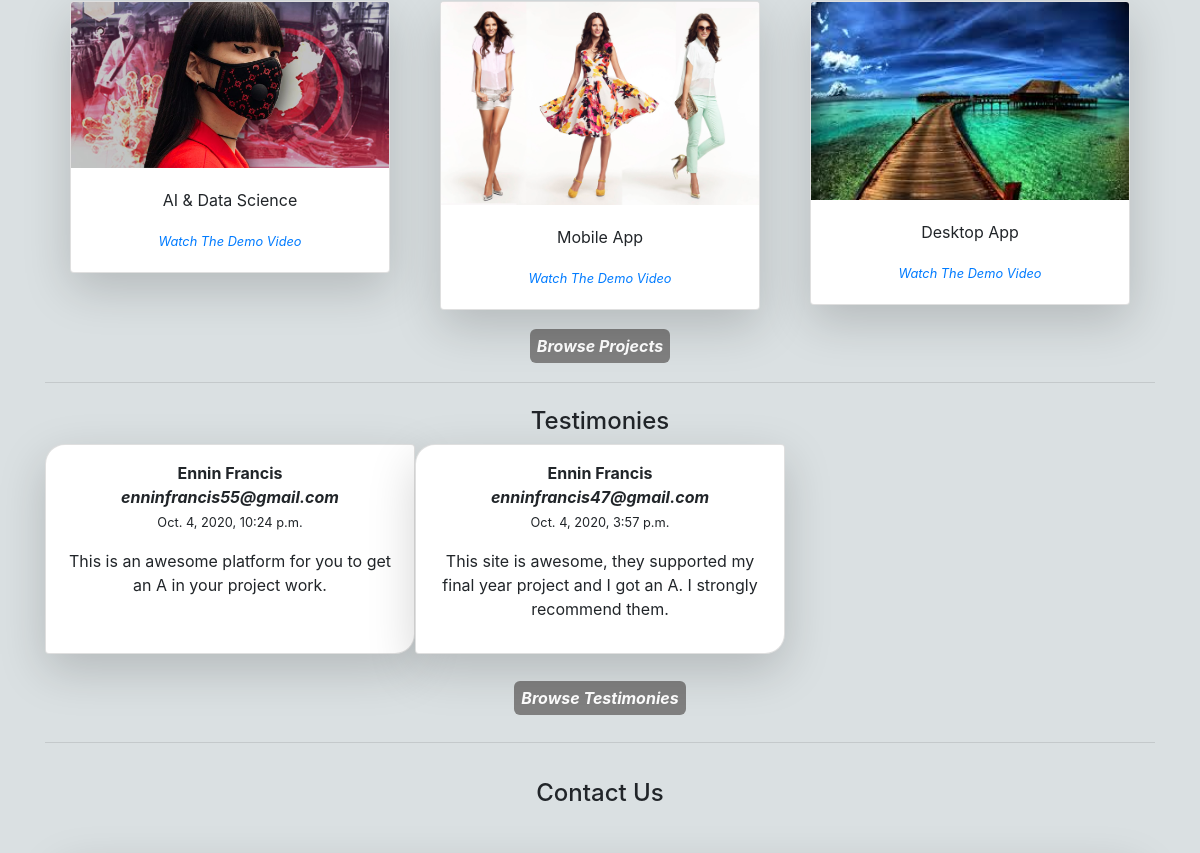
Before: / (middle part) with the older database file.
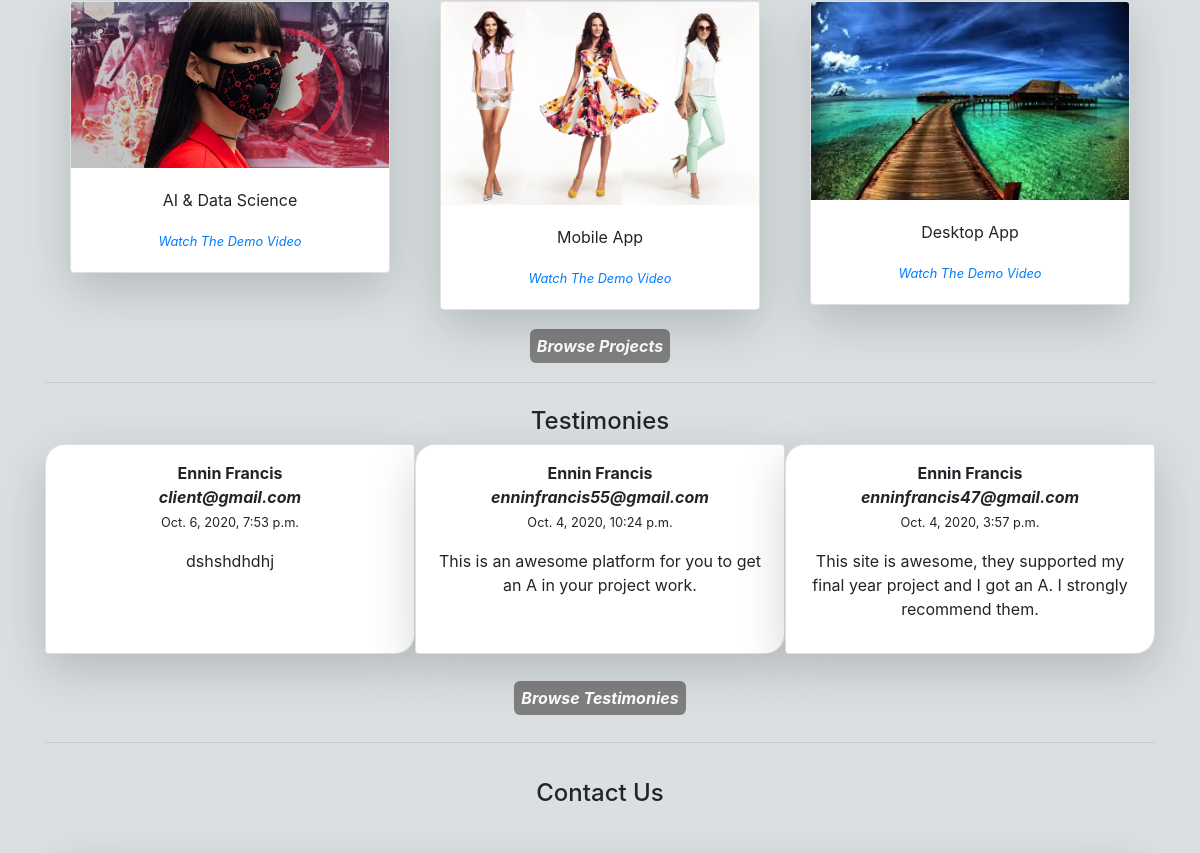
After: the same page with the newer database file.
### base/models.py (models this page shows, shortened)
class Project(models.Model):
    title = models.CharField(max_length=200)
    brief = models.CharField(max_length=200)
    thumnail = models.ImageField(upload_to='uploads/')
    video = models.CharField(max_length=100)
    video_link = models.URLField()

class Testimony(models.Model):
    fullname = models.CharField(max_length=200)
    email = models.EmailField()
    feedback = models.TextField()
    date = models.DateTimeField(auto_now_add=True)

### base/views.py (the view)
# urls.py: 2. Add a URL to urlpatterns:  path('', views.home, name='home')
def home(request):
    projects = Project.objects.all()
    testimonies = Testimony.objects.all().order_by('-date')
    try:
        testimonies = testimonies[:3]
    except Exception:
        pass
    try:
        projects = projects[:3]
    except Exception:
        pass
    form = MessageForm()
    context = {
        'form':form,
        'projects':projects,
        'testimonies':testimonies,
    }
    return render(request,'base/index.html', context)

### base/templates/base/index.html (shortened to what this page needs)
{% extends 'base/layout.html' %}
{% load static %}
{% load crispy_forms_tags %}
{% block content %}
    <div class="container mt-5 d-none d-sm-block" style="margin-bottom: 150px;">
        <div class="container mt-4 pb-2" style="text-align: center;">
            <div class="row">
            {% for project in projects %}
            <div class="col-lg-4 col-md-6 col-sm-12 col-xs-12 mb-4">
                <div class="card ml-auto mr-auto shadow-lg" style="width: 20rem;">
                    <img src="{{project.thumnail.url}}" class="card-img-top" alt="">
                    <div class="card-body">
                    <p class="card-text">{{project.title}}</p>
                    <small><em><a href="{{project.video_link}}" style="text-decoration: none;">Watch The Demo Video</a></em></small>
                    </div>
                </div>
            </div>
            {% endfor %}
            </div>
            <a href="{% url 'projects' %}" style="text-decoration: none;"><strong class="title_a"><em>Browse Projects</em></strong></a>
        </div>
        <hr>
        <div class="container mt-4 pb-3" style="text-align: center;">
            <h4>Testimonies</h4>
            <div class="row mb-3">
            {% for test in testimonies %}
                <div class="col-lg-4 col-xs-12 col-md-6 col-sm-12 mb-3 card shadow-lg p-3" style="border-top-left-radius: 20px; border-bottom-right-radius: 20px;">
                    <div>
                        <p><strong>{{test.fullname}}<br><em>{{test.email}}</em><br><small>{{test.date}}</small></strong></p>
                        <p>{{test.feedback}}</p>
                    </div>
                </div>
            {% endfor %}
            </div>
            <a href="{% url 'testify' %}" style="text-decoration: none;"><strong class="title_a"><em>Browse Testimonies</em></strong></a>
        </div>
        <hr>
        <div class="contact_form mt-4 pt-2">
             <h4 style="text-align: center;" class="mb-5 mt-1">Contact Us</h4>
        </div>
    </div>
{% endblock content %}

### base/templates/base/layout.html (shortened to what this page needs)
{% load static %}
<!doctype html>
<html lang="en">
  <head>
    <link rel="stylesheet" href="https://stackpath.bootstrapcdn.com/bootstrap/4.5.2/css/bootstrap.min.css">
    <link rel="stylesheet" type="text/css" href="{% static 'css/style.css' %}">
    <link rel="stylesheet" href="https://cdnjs.cloudflare.com/ajax/libs/font-awesome/4.7.0/css/font-awesome.min.css">
  </head>
  <body style="background-color: #DAE0E2">
  <div>
  {% block content %}
  {% endblock content %}
  </div>
  </body>
</html>

### base/static/css/style.css (style rules this page uses)
body { margin: 0 0; }
html { position: relative; min-height: 100%; }
.title_a { background-color: gray; padding: 7px; border-radius: 6px; color: white; }

Changed rows visible on the page:
added Testimony: fullname "Ennin Francis", email "client@gmail.com", date "Oct. 6, 2020, 7:53 p.m.", feedback "dshshdhdhj"
